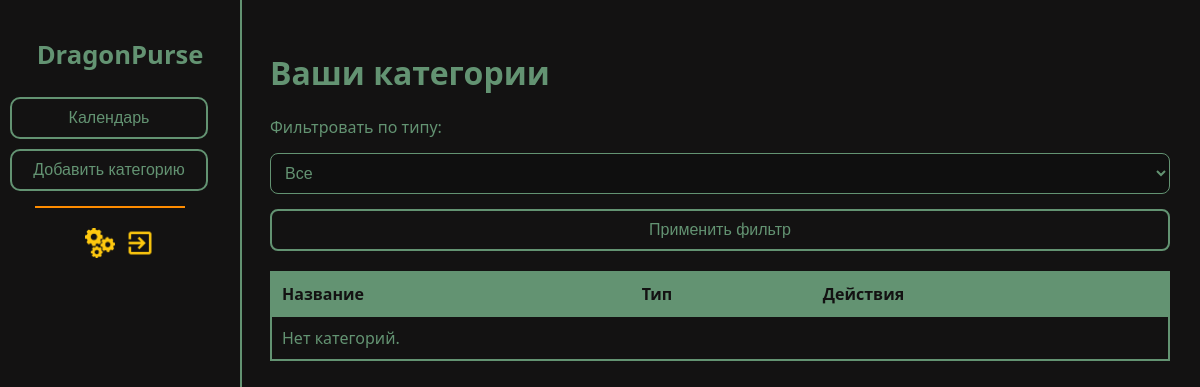
The app's page /categories/ (signed in), older data.
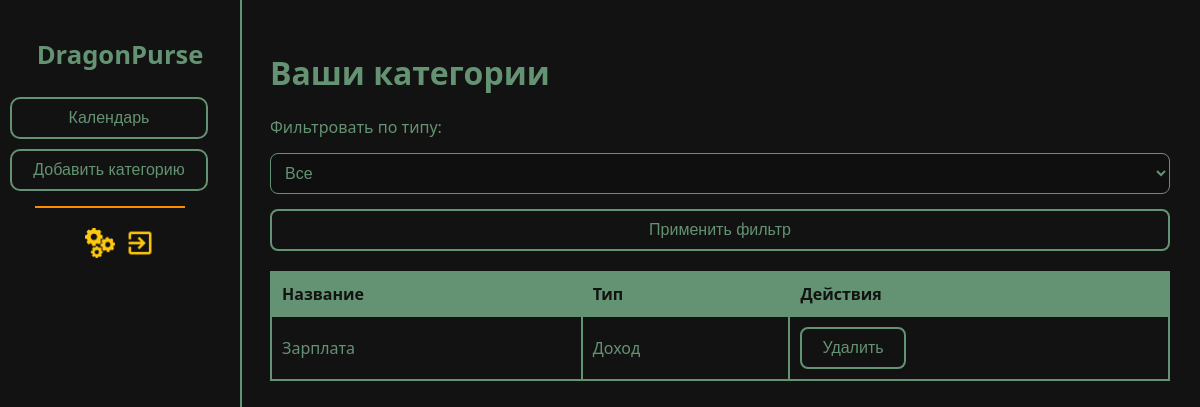
The same page, newer data.
### accounts/models.py (models this page shows, shortened)
class Category(models.Model):
    CATEGORY_TYPES = [
        ('income', 'Доход'),
        ('expense', 'Расход'),
    ]
    user = models.ForeignKey(User, on_delete=models.CASCADE)  # Это поле должно быть здесь
    name = models.CharField(max_length=100)
    category_type = models.CharField(max_length=10, choices=CATEGORY_TYPES)

### accounts/views.py (the view)
# urls.py: path('categories/', CategoryListView.as_view(), name='category_list'),
class CategoryListView(View):
    def get(self, request):
        category_type = request.GET.get('category_type')
        if category_type:
            categories = Category.objects.filter(user=request.user, category_type=category_type)
        else:
            categories = Category.objects.filter(user=request.user)  # Получаем все категории текущего пользователя
        return render(request, 'accounts/category_list.html', {'categories': categories, 'category_type': category_type})

### accounts/templates/accounts/category_list.html (shortened to what this page needs)
{% extends "accounts/base.html" %}
{% load static %}
{% block head %}<link rel="stylesheet" href="{% static 'accounts/css/dashboard.css' %}">
<link rel="stylesheet" href="{% static 'accounts/css/theme.css' %}">
{% endblock %}
{% block content %}
<div class="sidebar">
        <h1><a href="{% url 'dashboard' %}">DragonPurse</a></h1>
        <a href="{% url 'transaction_list' %}"><button>Календарь</button></a>
        <a href="{% url 'category_create' %}"><button>Добавить категорию</button></a>
        <div class="line"></div>
        <div style="display: flex; margin: 5px;">
        <a href="{% url 'settings' %}" style="display: flex; margin: 5px;"><img src="{% static 'accounts/img/settings_photo.png' %}" width="30" height="30" alt="настройки"></a>
        <a href="{% url 'logout' %}" style="display: flex; margin: 5px;"><img src="{% static 'accounts/img/exit_photo.png' %}" width="30" height="30" alt="выход"></a>
        </div>
    </div>
<main>
    <h1>Ваши категории</h1>
<form method="get" action="{% url 'category_list' %}">
    <label for="category_type">Фильтровать по типу:</label>
    <select name="category_type" id="category_type">
        <option value="">Все</option>
    </select>
    <button type="submit">Применить фильтр</button>
</form>
    <table>
    <thead>
        <tr>
            <th>Название</th>
            <th>Тип</th>
            <th>Действия</th>
        </tr>
    </thead>
    <tbody>
        {% for category in categories %}
            <tr>
                <td>{{ category.name }}</td>
                <td>{{ category.get_category_type_display }}</td>
                <td>
                    <form action="{% url 'category_delete' category.id %}" method="post" style="display:inline;">
                        <button type="submit" class="btn-danger">Удалить</button>
                    </form>
                </td>
            </tr>
        {% empty %}
            <tr>
                <td colspan="3">Нет категорий.</td>
            </tr>
        {% endfor %}
    </tbody>
</table>
</main>
{% endblock %}

Row changes from the older to the newer data that the page shows:
added Category: name "Зарплата", category_type "Доход"
Text that changed along with them:
text no longer shown: "Нет категорий."
